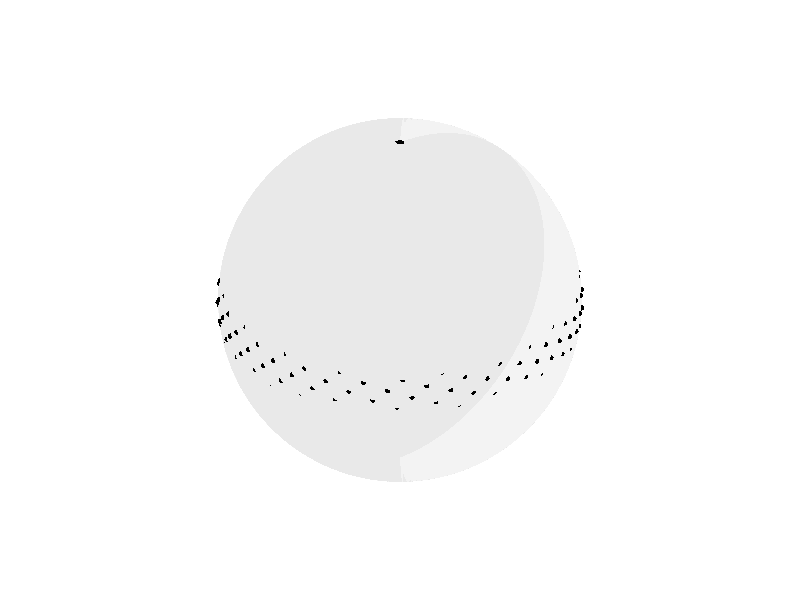

MATLAB code to generate this figure: (Note: this script raises an error after producing the figure.)
clear; clc; close all;

% Number of points
P = 1001;                  
N = floor((P-1)/2);         % Since P = 2N + 1 works best for odd P
K = 5; % nearest neighbor

% Sphere radius
R = 5;

% Golden ratio
phi_golden = (1 + sqrt(5)) / 2;

% Generate indices
idx = -N:N; 
% Fibonacci-based longitude
fibonacci_phi = 2*pi*idx/phi_golden;

theta = linspace(0,pi,P); 

% Compute mean angular spacing (now uniform)
theta_mean = pi/P;                  % latitude
phi_mean = mean(diff(fibonacci_phi)); %longitude

x = zeros(1, P-1);
y = zeros(1, P-1);
z = zeros(1, P-1);
%z = linspace(-R, R, P);
% Cartesian coordinates of Fibonacci points
for i = 1:P
    x(i) = R * sin(i * theta_mean) * cos(i * phi_mean);
    y(i) = R * sin(i * theta_mean) * sin(i * phi_mean);
    z(i) = -R + R / P + 2 * R * (i - 1) / P;
end

points = [x(:), y(:), z(:)];

% --- Plot ---
figure;
hold on;
% Draw semi-transparent sphere
[XS, YS, ZS] = sphere(100);   
surf(R*XS, R*YS, R*ZS, ...
    'FaceAlpha', 0.2, ...
    'EdgeColor', 'none', ...
    'FaceColor', [0.7647 0.7647 0.7647]); 

% plot3(x, y, z, '-o', ...
%     'MarkerSize', 3, ...
%     'MarkerFaceColor', 'b', ...
%     'Color', [0.1 0.2 0.8], ...
%     'LineWidth', 1);
scatter3(x, y, z, 15, 'k', 'filled')
% Formatting for paper
axis equal
axis off
set(gca, 'Visible', 'off')
set(gcf, 'Color', 'w');          % white background
set(gca, 'Position', [0 0 1 1]); % fill figure
view(3);

%exportgraphics(gcf, 'fibonacci_sphere_mean_theta_eq_z_top.png', 'ContentType', 'vector');
hold off;

% Plot histogram
figure;
var_theta = diff(theta);
histogram(var_theta, 'Normalization', 'pdf')
title("Histogram of diference between thetas")
